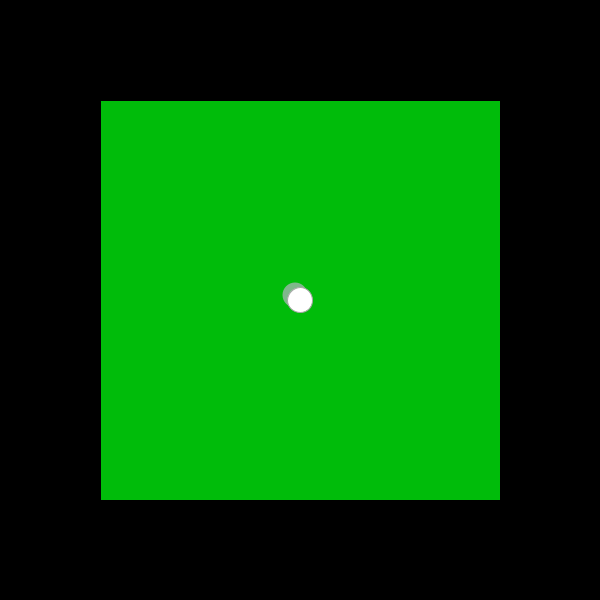
Frame 1 (no input)
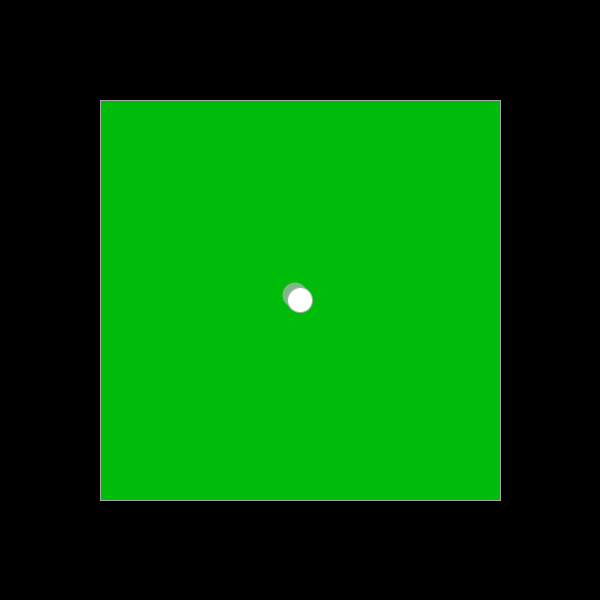
Frame 60 (the mouse pressed at the canvas centre just before this capture)
Frame 120 (the mouse held since frame 60 and released just before this capture): identical to frame 60, image omitted

The Processing sketch that drew these frames (run headless with seeded random() and noise(); from frame 60 on, the mouse is pressed at the canvas centre):

// Processing sketch: Make_a_game_with_class___Mini_Golf
// ── Make_a_game_with_class___Mini_Golf.pde
//Hold down the mouse to aim the ball. 
//Pull back to increase the force of the shot.
//Release the mouse to make the shot.
//Try bouncing the ball into the hole.
//Clicking on the ball stops it.

//variables used to define the position of the ball
float x = 300;
float y = 300;

//used to define the force? applied to the shot of the ball
float deltaX;
float deltaY;

//variable used to define the size of the ball
float ballWidth = 25;

//
float t;

//
float arcStart = -PI/2;
float arcEnd = PI/2;

//variables to define position of golf hole
float targetX = random(100+ballWidth/2,750-ballWidth/2);
float targetY = random(100+ballWidth/2,750-ballWidth/2);

void setup()
{
size (600, 600);
background (0);
}

void draw()
{
  background (0);
  fill (#00BC0A);
rect (100,100,400,400);

  clubLine();
  drawFigure ();
  moveFigure ();
  rolling ();
  friction();
  bounce ();
  stop();
  collision();
}


//class for visualization the amount of force put in a shot of a ball 
void clubLine()
{
  if(mousePressed == true)
  {
  stroke(#FFFFFF);
  line (x, y, mouseX, mouseY);
  }
}

//class to define amount of force applied to shot of ball
void mouseReleased()
{
  deltaX = (x - mouseX)/66;
  deltaY = (y - mouseY)/66;
}

//class to draw golfball.
void drawFigure()
{
  //shadow of golfball's size and colour
  noStroke(); 
  fill (#7FB78B); 
  ellipse (x-5, y-5, ballWidth, ballWidth); 
  
  //golf hole size and colour
  fill (0);
  ellipse (targetX, targetY, ballWidth, ballWidth);
  
  //golf ball size and colour
  fill (#FFFFFF); 
  stroke (#A6A7A6);
  ellipse (x, y, ballWidth, ballWidth);
}

//class to define the next position of the ball
void moveFigure()
{
  x = x + deltaX;
  y = y + deltaY;
}

//class for movement of the ball
void rolling ()
{
  if (arcStart < 0)
  {
  t = t + abs(sqrt(sq(deltaX)+sq(deltaY)));
  if (t > ballWidth)
  {arcStart = PI/2;
  arcEnd = 1.5 * PI;
  }
  }
  else if (arcStart > 0)
  {
    t = t - abs(sqrt(sq(deltaX)+sq(deltaY)));
  if (t < 0)
  {arcStart = -PI/2;
  arcEnd = PI/2;
  }
}
}


//class for bouncing of the ball
void bounce ()
{
  if (x > width-100-ballWidth/2 || x < 100+ballWidth/2)
  {
    deltaX = -deltaX;
    deltaX = deltaX * 0.6;
    if (x < 100+ballWidth/2)
    {
    x = 101+ballWidth/2;
  }
    else 
    {x = width-101-ballWidth/2;
  }
  }
  if (y > width-100-ballWidth/2 || y < 100+ballWidth/2)
  {
    deltaY = -deltaY;
    deltaY = deltaY * 0.6;
    if (y < 100+ballWidth/2)
    {y = 101+ballWidth/2;
  }
    else 
    {y = width-101-ballWidth/2;
  }
  }
}


//class for decreaseing of movement over time
void friction ()
{
deltaX = deltaX * 0.999;
deltaY = deltaY * 0.999;
}


//class for full stop of movement of ball if movement goes below a certain number
void stop ()
{
  if( abs(deltaX) < 0.9 && abs(deltaY) < 0.5)
{
deltaX = 0;
deltaY = 0;
}
}


//class to definition of golf hole
void collision ()
{
  if (sqrt(sq(x-targetX)+sq(y-targetY))-5 < ballWidth/2)
  {x = targetX;
  y = targetY;
  targetX = random(100+ballWidth/2,500-ballWidth/2);
  targetY = random(100+ballWidth/2,500-ballWidth/2);
  }}
